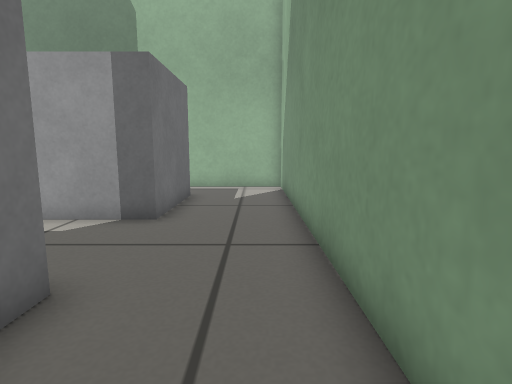
View 1 (above)

17 first-person views from a walk through a robot-simulator world made for Gazebo. The camera is 0.44 m above the floor, tilts 8° down and sees 80° across. The floor is counted in squares, 0.25 m on a side. Each view is taken from the middle of a square. On the plan, view 1 faces up. The plan holds only what a view shows up to about 16 squares ahead; the rest is blank.

View 2
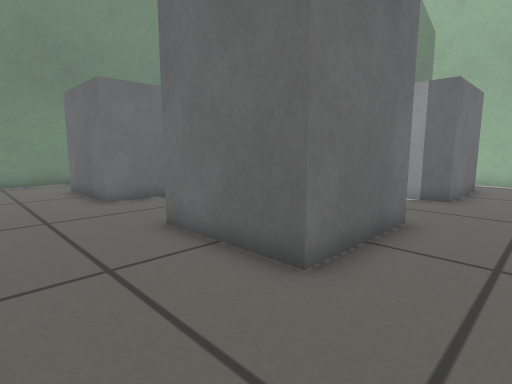

View 3
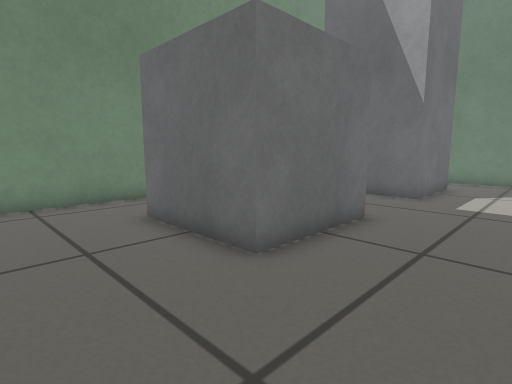

View 4
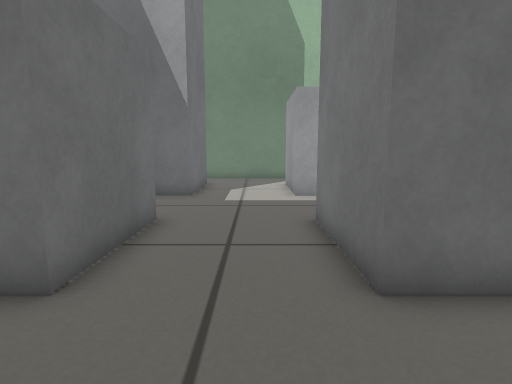

View 5
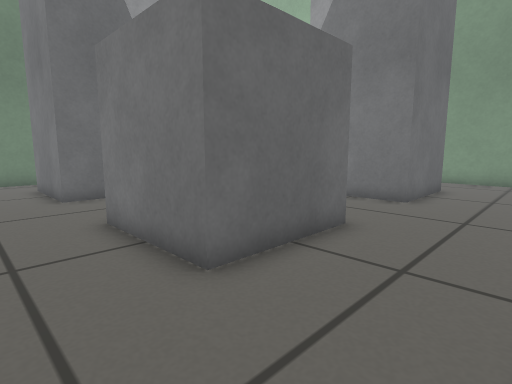

View 6
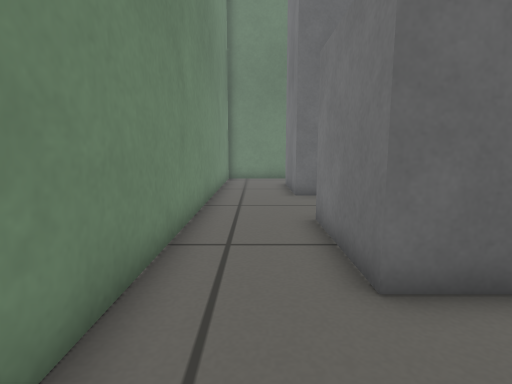

View 7
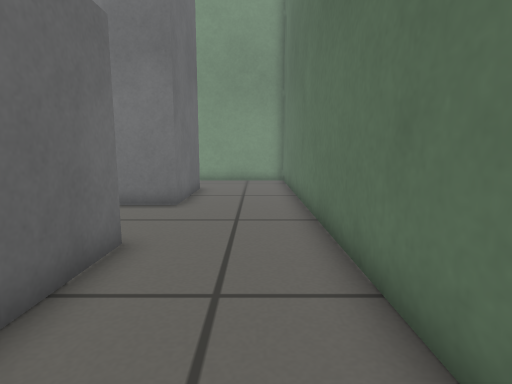

View 8
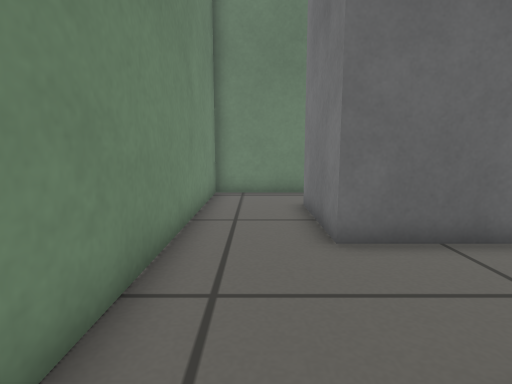

View 9
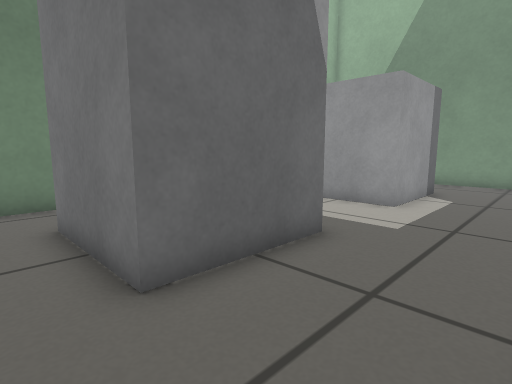

View 10
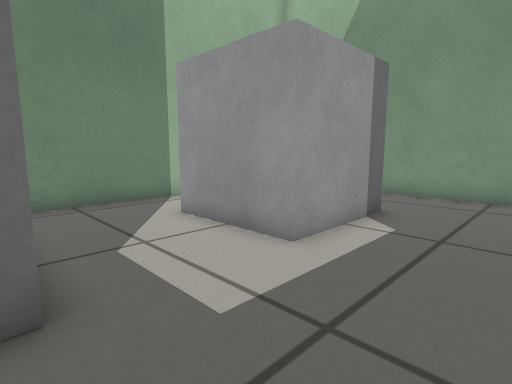

View 11
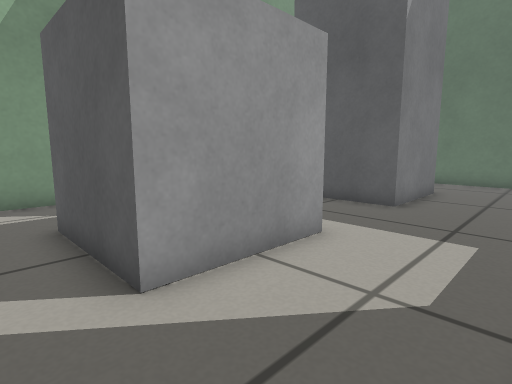

View 12
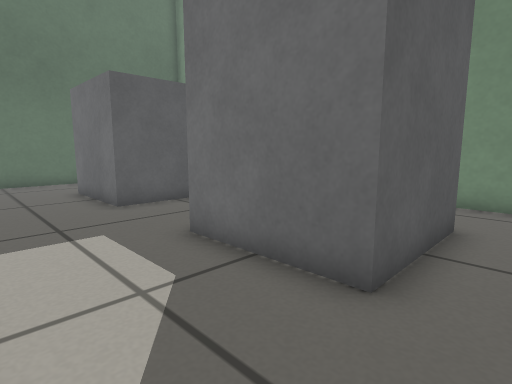

View 13
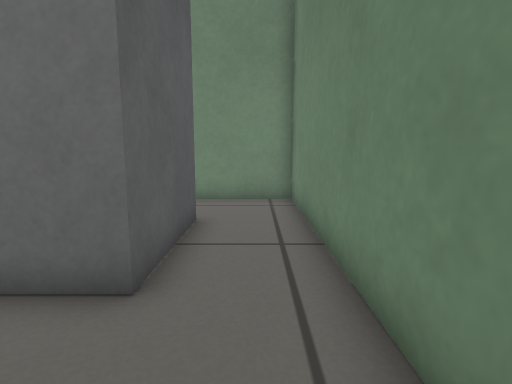

View 14
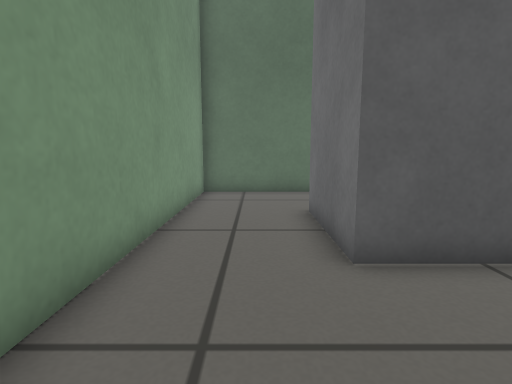

View 15
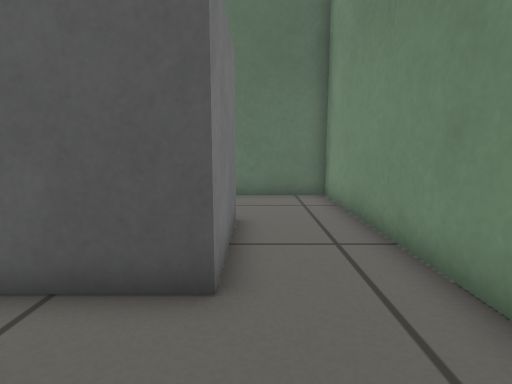

View 16
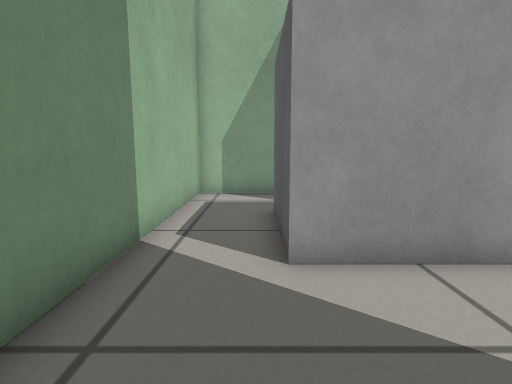

View 17
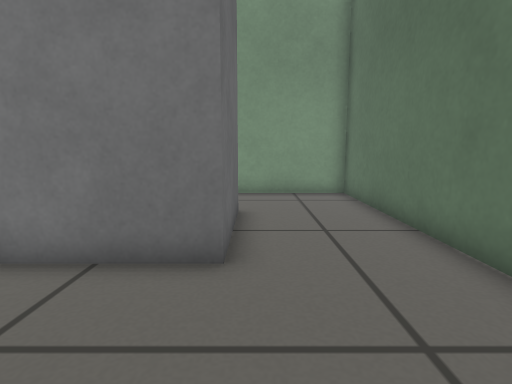

### Floor plan
Key: @ floor where view 1 was taken; # wall or solid block; . floor; B grey box; P grey post.
Columns run from 18 left of view 1 to 1 right of it. Each row starts with its distance up from view 1.
 14 ####################
 13 #..................#
 12 #..................#
 11 #...PPPP....BBBB...#
 10 #...P  P....B  B...#
  9 #...P  P....B  B...#
  8 #...PPPP....BBBB...#
  7 #..................#
  6 #..................#
  5 #..................#
  4 #..................#
  3 #...BBBB....PPPP...#
  2 #...B  B....P  P...#
  1 #...B  B....P  P...#
  0 #...BBBB....PPPP..@#
 -1 #..................#
 -2 #..................#
 -3 #..................#
 -4 #..................#
 -5 ####################

Where each view was taken, in squares from view 1:
view 1: 0 up, 0 right, facing up
view 2: 4 down, 0 right, facing up-left
view 3: 4 down, 7 left, facing up-left
view 4: 4 down, 8 left, facing up
view 5: 4 down, 17 left, facing up-right
view 6: 4 down, 16 left, facing up
view 7: 3 down, 16 left, facing right
view 8: 2 up, 16 left, facing up
view 9: 4 up, 16 left, facing up-right
view 10: 4 up, 11 left, facing up-right
view 11: 13 up, 10 left, facing down-right
view 12: 13 up, 7 left, facing down-left
view 13: 13 up, 7 left, facing left
view 14: 8 up, 1 left, facing down
view 15: 7 up, 15 left, facing down
view 16: 12 up, 11 left, facing right
view 17: 1 down, 11 left, facing right
